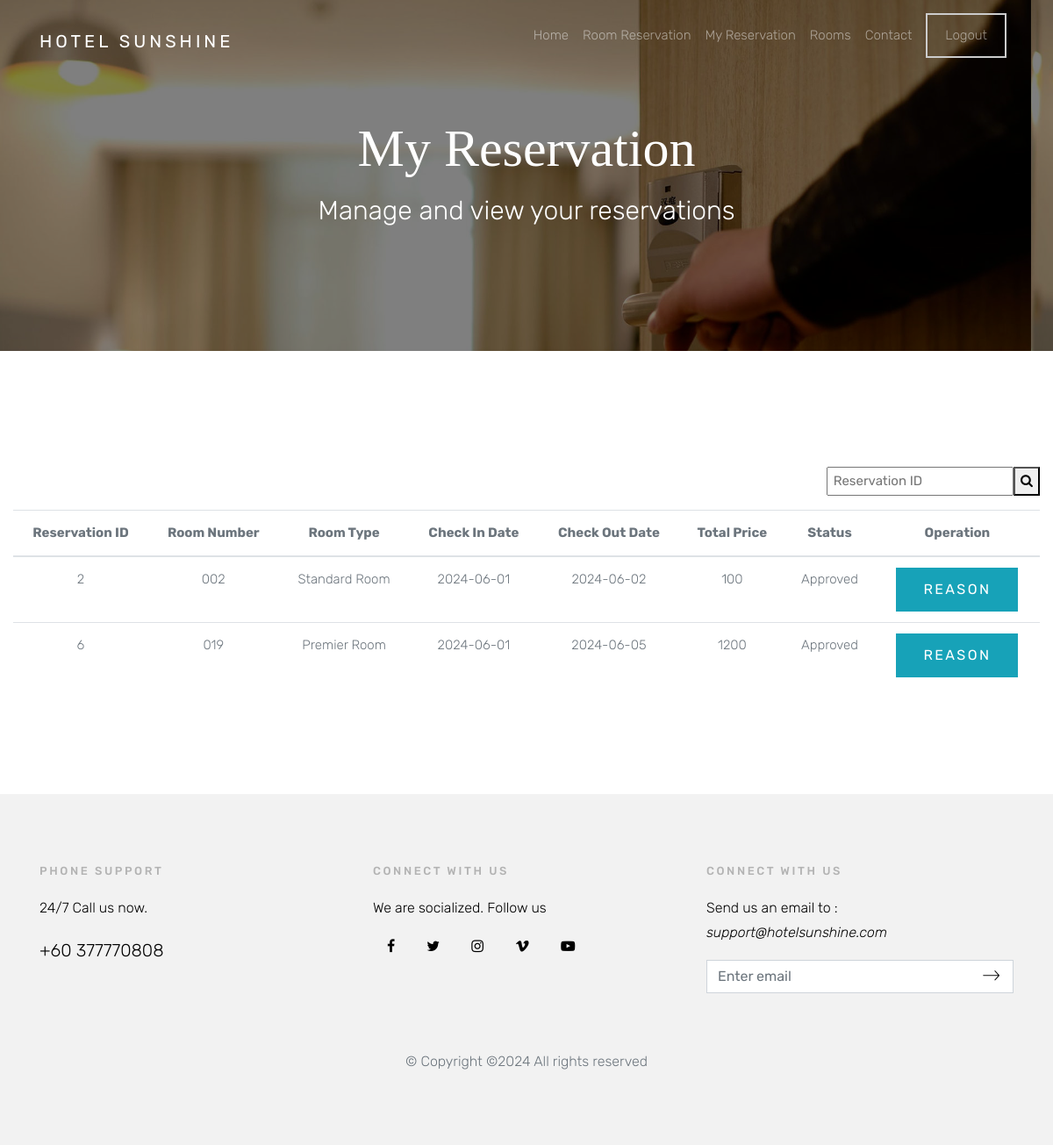
/customermanage.php (signed in), run on an earlier commit of the app's database.
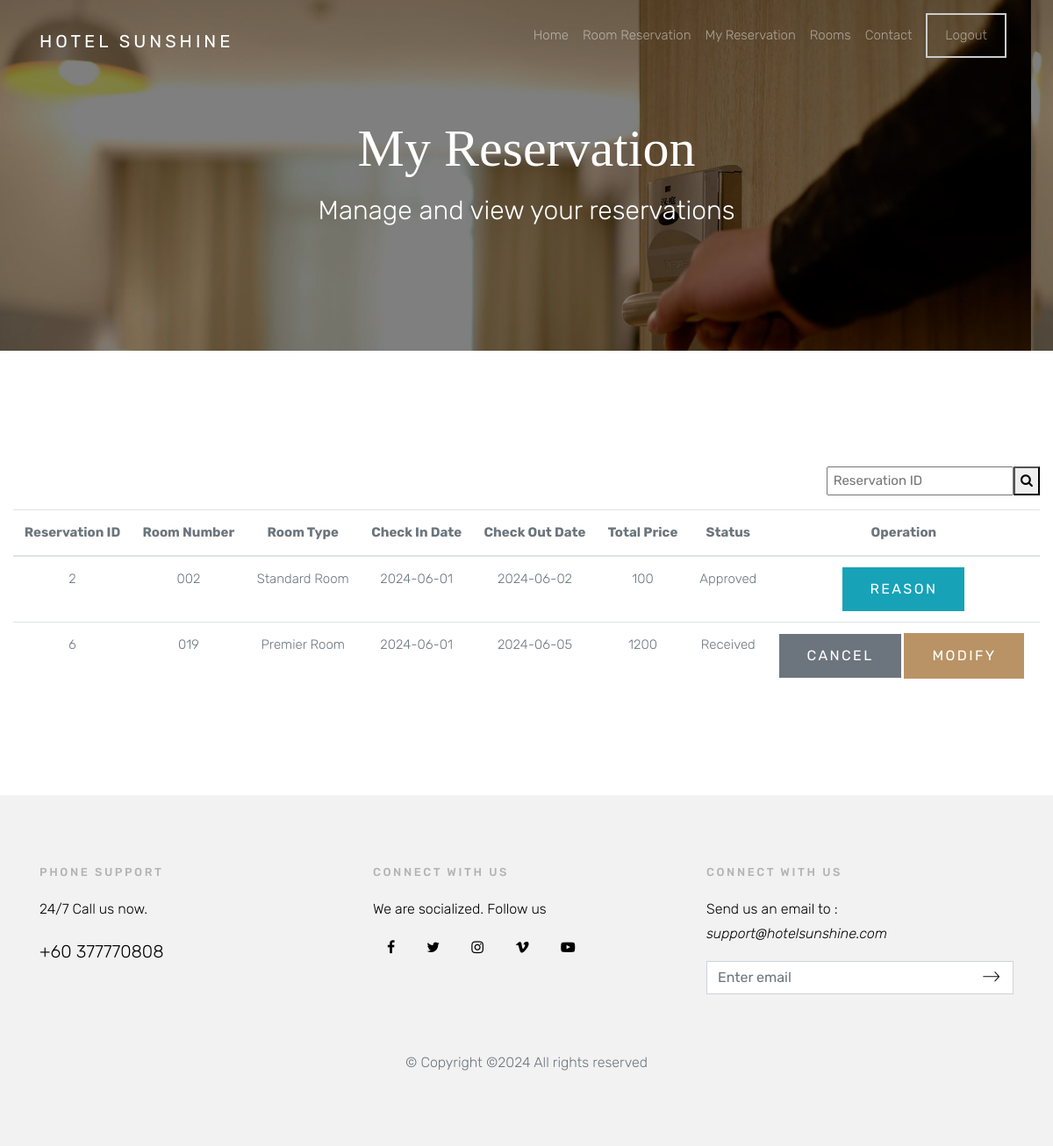
And on a later commit of the database.
### tables this page shows
CREATE TABLE `o_book` (
  `x_bookid` int(10) NOT NULL,
  `x_room` varchar(10) NOT NULL,
  `x_user` varchar(30) NOT NULL,
  `x_datein` date NOT NULL,
  `x_dateout` date NOT NULL,
  `x_guestnum` int(2) NOT NULL,
  `x_totalfee` float NOT NULL,
  `x_status` int(5) NOT NULL,
  `x_cancelreason` varchar(500) NOT NULL,
  `x_approvalreason` varchar(500) NOT NULL,
  `payment_status` varchar(1) DEFAULT NULL,
  `x_emailaddr` varchar(50) NOT NULL,
  `x_telnum` varchar(15) NOT NULL,
  `x_comment` varchar(2000) NOT NULL,
  `x_createddate` datetime DEFAULT NULL
);

CREATE TABLE `o_room` (
  `x_roomid` varchar(10) NOT NULL,
  `x_roomtype` varchar(15) NOT NULL,
  `x_price` float NOT NULL,
  `x_guestnum` int(2) NOT NULL,
  `x_bedsize` varchar(25) NOT NULL,
  `x_avail_flag` char(1) DEFAULT 'Y'
);

CREATE TABLE `o_status` (
  `x_id` int(5) NOT NULL,
  `x_name` varchar(20) NOT NULL
);

### customermanage.php (the view, shortened to what this page needs)
<?php
include ('dbconnect.php');
$fid = $_SESSION['xuserid'];
$sql = "SELECT * FROM o_book
        LEFT JOIN o_room ON o_book.x_room = o_room.x_roomid
        LEFT JOIN o_status ON o_book.x_status = o_status.x_id
        WHERE x_user = ?";
$stmt = mysqli_prepare($con, $sql);
mysqli_stmt_bind_param($stmt, "s", $fid);
mysqli_stmt_execute($stmt);
$result = mysqli_stmt_get_result($stmt);
?>
<!doctype html>
<html lang="en">
  <head>
    <link rel="stylesheet" href="css/bootstrap.css">
    <link rel="stylesheet" href="css/animate.css">
    <link rel="stylesheet" href="css/owl.carousel.min.css">
    <link rel="stylesheet" href="fonts/ionicons/css/ionicons.min.css">
    <link rel="stylesheet" href="fonts/fontawesome/css/font-awesome.min.css">
    <link rel="stylesheet" href="css/magnific-popup.css">
    <link rel="stylesheet" href="https://cdnjs.cloudflare.com/ajax/libs/bootstrap-datepicker/1.8.0/css/bootstrap-datepicker.min.css">
    <link rel="stylesheet" href="css/style.css">
  </head>
  <body>
    <header role="banner">
      <nav class="navbar navbar-expand-md navbar-dark bg-light">
        <div class="container">
          <a class="navbar-brand" href="home.php">Hotel Sunshine</a>
          <div class="collapse navbar-collapse navbar-light" id="navbarsExample05">
            <ul class="navbar-nav ml-auto pl-lg-5 pl-0">
              <li class="nav-item">
                <a class="nav-link" href="home.php">Home</a>
              </li>
             <li class="nav-item">
                <a class="nav-link " href="customer.php">Room Reservation</a>
              </li>
              <li class="nav-item">
                <a class="nav-link" href="customermanage.php">My Reservation</a>
              </li>
              <li class="nav-item">
                <a class="nav-link" href="home.php#featuredrooms">Rooms</a>
              </li>
              <li class="nav-item">
                <a class="nav-link" href="mailto:support@hotelsunshine.com">Contact</a>
              </li>
               <li class="nav-item cta">
                <a class="nav-link" href="logout.php"><span>Logout</span></a>
              </li>
            </ul>
          </div>
        </div>
      </nav>
    </header>
    <section class="site-hero site-hero-innerpage overlay" data-stellar-background-ratio="0.5" style="background-image: url(images/big_image_1.jpg);">
      <div class="container">
        <div class="row align-items-center site-hero-inner justify-content-center">
          <div class="col-md-12 text-center">
            <div class="mb-5 pt-5 element-animate">
              <h1 style= "color:white" >My Reservation</h1>
              <p>Manage and view your reservations</p>
            </div>
          </div>
        </div>
      </div>
    </section>
<link rel="stylesheet" type="text/css" href="https://cdn.datatables.net/1.11.5/css/jquery.dataTables.css">
    <section class="site-section">
      <div class="container-fluid">
        <div class="row">
          <div class="col-md-12 text-right">
            <table class="table table-hover">
                <thead>
                  <tr>
                      <form method="POST" name="search" action="searchresult.php"><br>
                      <input type="text" placeholder=" Reservation ID" name="search">
                      <button type="submit" value="search"><i class="fa fa-search"></i></button>
                      </form>
                  </tr>
                </thead>
            </table>
          </div>
          <div class="col-md-12 text-center">
          <table class="table table-hover">
            <thead>
              <tr>
                <th>Reservation ID</th>
                <th>Room Number</th>
                <th>Room Type</th>
                <th>Check In Date</th>
                <th>Check Out Date</th>
                <th>Total Price</th>
                <th>Status</th>
                <th>Operation</th>
              </tr>
            </thead>
            <tbody>
              <?php
                while($row=mysqli_fetch_array($result))
                {
                  echo"<tr>";
                  echo "<td>".$row['x_bookid']."</td>";
                  echo "<td>".$row['x_roomid']."</td>";
                  echo "<td>".$row['x_roomtype']."</td>";
                  echo "<td>".$row['x_datein']."</td>";
                  echo "<td>".$row['x_dateout']."</td>";
                  echo "<td>".$row['x_totalfee']."</td>";
                  echo "<td>".$row['x_name']."</td>";
                  echo "<td>";
                  if($row['x_status'] == 0){
                    echo "<a href='customercancel.php?id=".$row['x_bookid']. "' onClick='return delConfirmation(event, this.href);' class ='btn btn-secondary'>Cancel</a>&nbsp;";
                    echo "<a href='customermodify.php?id=" . $row['x_bookid'] . "' class ='btn btn-primary'>Modify</a>&nbsp";
                  }
                  else if($row["x_status"] == 1){
                    echo "<button class='btn btn-info' onclick='showReasonApproval(".htmlspecialchars(json_encode($row['x_approvalreason']), ENT_QUOTES, 'UTF-8').")'>Reason</button>";
                  }
                  echo "</td>";
                  echo "</tr>";
                }
              ?>
            </tbody>
          </table>
        </div>
      </div>
    </section>
<?php include 'footer.php' ?>

### footer.php (shortened to what this page needs)
    <footer class="site-footer">
      <div class="container">
        <div class="row mb-5">
          <div class="col-md-4">
            <h3>Phone Support</h3>
            <p>24/7 Call us now.</p>
            <p class="lead"><a href="tel://">+60 377770808</a></p>
          </div>
          <div class="col-md-4">
            <h3>Connect With Us</h3>
            <p>We are socialized. Follow us</p>
            <p>
              <a href="http://www.facebook.com" target="_blank" class="pl-0 p-3"><span class="fa fa-facebook"></span></a>
              <a href="http://www.twitter.com" target="_blank" class="p-3"><span class="fa fa-twitter"></span></a>
              <a href="http://www.instagram.com" target="_blank" class="p-3"><span class="fa fa-instagram"></span></a>
              <a href="http://www.vimeo.com" target="_blank" class="p-3"><span class="fa fa-vimeo"></span></a>
              <a href="http://www.youtube.com" target="_blank" class="p-3"><span class="fa fa-youtube-play"></span></a>
            </p>
          </div>
          <div class="col-md-4">
            <h3>Connect With Us</h3>
            <p>Send us an email to : <a href="mailto:support@hotelsunshine.com"><i>support@hotelsunshine.com</i></a> </p>
            <form action="#" class="subscribe">
              <div class="form-group">
                <button type="submit"><span class="ion-ios-arrow-thin-right"></span></button>
                <input type="email" class="form-control" placeholder="Enter email">
              </div>
            </form>
          </div>
        </div>
        <div class="row justify-content-center">
          <div class="col-md-7 text-center">
            &copy; Copyright &copy;<script>document.write(new Date().getFullYear());</script> All rights reserved
          </div>
        </div>
      </div>
    </footer>
  </body>
</html>

### css/style.css (style rules this page uses)
body { background: #fff; font-family: "Rubik", arial, sans-serif; font-weight: 300; font-size: 15px; line-height: 1.8; color: #6c757d; }
a { -webkit-transition: .3s all ease; -o-transition: .3s all ease; transition: .3s all ease; text-decoration: none; }
h1, h2, h3, h4, h5 { color: #000; font-family: "Playfair Display", times, serif; }
header { position: absolute; top: 0; left: 0; width: 100%; z-index: 5; }
header .navbar-brand { text-transform: uppercase; letter-spacing: .2em; font-weight: 400; color: #fff !important; }
header .navbar { padding-top: 0; padding-bottom: 0; background: transparent !important; }
header .navbar .nav-link { padding: 1.7rem 1rem; outline: none !important; }
header .navbar .cta { float: right; }
header .navbar .cta > a { margin-top: -12px; position: relative; }
header .navbar .cta > a span { display: inline-block; padding: 10px 20px; border: 2px solid #ccc; }
.site-hero { background-size: cover; background-position: center center; min-height: 750px; height: 100vh; }
.site-hero > .container { position: relative; z-index: 2; }
.site-hero.overlay { position: relative; }
.site-hero.overlay:before { content: ""; background: rgba(0, 0, 0, 0.5); width: 100%; z-index: 1; position: absolute; top: 0; left: 0; right: 0; bottom: 0; }
.site-hero.overlay h1, .site-hero.overlay p { color: #fff; }
.site-hero.overlay h1 { font-size: 60px; }
.site-hero.overlay p { font-size: 30px; }
.site-hero .site-hero-inner { min-height: 750px; height: 100vh; }
.site-hero-innerpage, .site-hero-innerpage .site-hero-inner { min-height: 200px; height: 50vh; }
.site-section { padding: 7em 0; }
.btn, .form-control { outline: none; -webkit-box-shadow: none !important; box-shadow: none !important; border-radius: 0; }
.form-control { -webkit-box-shadow: none !important; box-shadow: none !important; }
.btn { -webkit-transition: .3s all ease; -o-transition: .3s all ease; transition: .3s all ease; padding: 12px 30px; text-transform: uppercase; letter-spacing: .15em; }
.btn.btn-primary { color: #fff; border-width: 2px; }
.site-footer { padding: 5em 0; background: #f2f2f2; font-size: 16px; }
.site-footer h3 { margin-bottom: 20px; font-family: "Rubik", arial, sans-serif; font-size: 13px; letter-spacing: .2em; color: #b3b3b3; text-transform: uppercase; }
.site-footer p { color: #000; }
.site-footer p:last-child { margin-bottom: 0; }
.site-footer a { color: #000; }
.subscribe .form-group { position: relative; }
.subscribe input[type="email"] { padding-right: 40px; }
.subscribe button { border: none; background: none; cursor: pointer; right: 10px; top: 50%; -webkit-transform: translateY(-50%); -ms-transform: translateY(-50%); transform: translateY(-50%); position: absolute; }
.subscribe button span { font-size: 30px; }
.element-animate { opacity: 0; visibility: hidden; }

What changed in the data, as far as the page shows it:
changed o_book "Premier Room": x_status.x_name "Approved" → "Received"; x_approvalreason empty → "Test" (drawn); x_status "REASON" → "CANCEL MODIFY"
